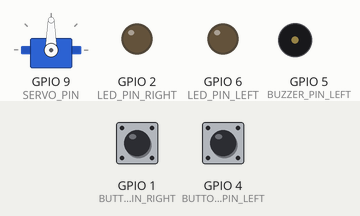
A sketch run on a simulated ESP32-S3. Shown: servo, output pins drawn as LEDs (lit = HIGH), buzzer (waves = sounding). Inputs (shaded band) come from the test bench; at power-on: GPIO 1 (BUTTON_PIN_RIGHT) HIGH, GPIO 4 (BUTTON_PIN_LEFT) HIGH. What the sketch prints to the serial monitor is not drawn.

Above: at 1.4 s.
1.5 s: GPIO 1 (BUTTON_PIN_RIGHT) pulled LOW for 0.15 s
At 2.2 s:
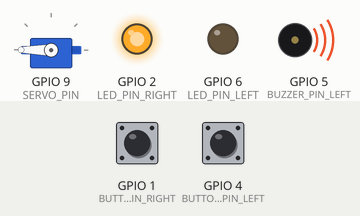
Timing chart, 0 to 4.5 s (numbered marks = the images above; inputs shaded):
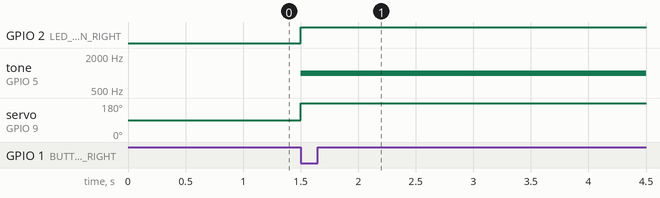

Measured:
- after the input at 1.5 s, GPIO 2 (LED_PIN_RIGHT): LOW → HIGH at once; tone on GPIO 5 (BUZZER_PIN_LEFT): silent → 1000 Hz at once; servo on GPIO 9 (SERVO_PIN): 90° → 180° at once

The sketch:

Proyecto.ino
```cpp
#include "Config.h"

unsigned long last_press_left_millis;
unsigned long last_press_right_millis;

uint8_t output_active = 0;
unsigned long output_start_time = 0;

void setup() {
  Serial.begin(115200);

  devices_setup();

  last_press_left_millis  = 0;
  last_press_right_millis = 0;

  servo_angle = 90;
  my_servo.write(servo_angle);

  Serial.println();
  Serial.println("Press buttons on GPIO 4 (←) or GPIO 1 (→)");
  Serial.println();
}


void loop() {

  //  If Left Side Was Press
  if (state_button & SWITCH_LEFT) {

    ledcWriteTone(BUZZER_PIN_RIGHT, 0);
    digitalWrite(LED_PIN_RIGHT, LED_OFF);

    ledcWriteTone(BUZZER_PIN_LEFT, BUZZER_FREQ_LEFT);
    digitalWrite(LED_PIN_LEFT, LED_ON);

    servo_angle = max( SERVO_MIN_ANGLE,
                      servo_angle - SERVO_STEP_ANGLE);

    my_servo.write(servo_angle);

    output_active = SWITCH_LEFT;
    output_start_time = millis();

    state_button &= ~SWITCH_LEFT;
  }


  //  If Right Side Was Press
  if (state_button & SWITCH_RIGHT) {

    ledcWriteTone(BUZZER_PIN_LEFT, 0);
    digitalWrite(LED_PIN_LEFT, LED_OFF);

    ledcWriteTone(BUZZER_PIN_RIGHT, BUZZER_FREQ_RIGHT);
    digitalWrite(LED_PIN_RIGHT, LED_ON);

    servo_angle = min( SERVO_MAX_ANGLE,
                      servo_angle + SERVO_STEP_ANGLE);

    my_servo.write(servo_angle);

    output_active = SWITCH_RIGHT;
    output_start_time = millis();

    state_button &= ~SWITCH_LEFT;
  }


  if (output_active &&
      millis() - output_start_time >= TIMER_DELAY) {

    if (output_active == SWITCH_LEFT) {
      ledcWriteTone(BUZZER_PIN_LEFT, 0);
      digitalWrite(LED_PIN_LEFT, LED_OFF);
    }
    else if (output_active == SWITCH_RIGHT) {
      ledcWriteTone(BUZZER_PIN_RIGHT, 0);
      digitalWrite(LED_PIN_RIGHT, LED_OFF);
    }

  }

  output_active = 0;
}


/*
void loop() {

  //  If Left Side Was Press
  if (state_button & SWITCH_LEFT) {

    unsigned long current_time_left_millis = millis();

    if (current_time_left_millis - last_press_left_millis > TIMER_DELAY) {
      ledcWriteTone(BUZZER_PIN_LEFT, BUZZER_FREQ_LEFT);
      digitalWrite(LED_PIN_LEFT, LED_ON);
    }

    servo_angle = max( SERVO_MIN_ANGLE, servo_angle - SERVO_STEP_ANGLE);
    my_servo.write(servo_angle);

    ledcWriteTone(BUZZER_PIN_LEFT, 0);
    digitalWrite(LED_PIN_LEFT, LED_OFF);
    state_button = 0x0;
    last_press_left_millis = current_time_left_millis;
  }


  //  If Right Side Was Press
  if ( state_button & SWITCH_RIGHT){
    unsigned long current_time_right_millis = millis();

    if (current_time_right_millis - last_press_right_millis > TIMER_DELAY) {
      ledcWriteTone(BUZZER_PIN_RIGHT, BUZZER_FREQ_RIGHT);
      digitalWrite(LED_PIN_RIGHT, LED_ON);
    }

    servo_angle = min( SERVO_MAX_ANGLE, servo_angle + SERVO_STEP_ANGLE);
    my_servo.write(servo_angle);

    ledcWriteTone(BUZZER_PIN_RIGHT, 0);
    digitalWrite(LED_PIN_RIGHT, LED_OFF);
    state_button = 0x0;
    last_press_right_millis = current_time_right_millis;
  }

  //delay(1000);
}
*/
```

Config.cpp
```cpp
#include "esp32-hal.h"
#include "Config.h"

volatile uint8_t state_button = 0;

Servo my_servo;
int servo_angle = 0;

// Variables usadas para el debounce
static uint32_t last_left_interrupt  = 0;
static uint32_t last_right_interrupt = 0;


void devices_setup() {
  // Left Side Setup
  pinMode(BUTTON_PIN_LEFT, BUTTON_MODE);
  pinMode(LED_PIN_LEFT, OUTPUT);
  ledcAttach(BUZZER_PIN_LEFT, BUZZER_FREQ_LEFT, 8);
  ledcWriteTone(BUZZER_PIN_LEFT, 0);
  attachInterrupt(BUTTON_PIN_LEFT, Left_buttonISR, FALLING);
  // For mor portability use
  /*
  attachInterrupt(digitalPinToInterrupt(BUTTOM_PIN_LEFT),
    Left_buttonISR,
    FALLING);
  */


  // Right Side Setup
  pinMode(BUTTON_PIN_RIGHT, BUTTON_MODE);
  pinMode(LED_PIN_RIGHT, OUTPUT);
  ledcAttach(BUZZER_PIN_RIGHT, BUZZER_FREQ_RIGHT, 8);
  ledcWriteTone(BUZZER_PIN_RIGHT, 0);
  attachInterrupt(BUTTON_PIN_RIGHT, Right_buttonISR, FALLING);
  // For mor portability use
  /*
  attachInterrupt(digitalPinToInterrupt(BUTTOM_PIN_RIGHT),
    Right_buttonISR,
    FALLING);
  */

  // SERVO
  ESP32PWM::allocateTimer(0);
  ESP32PWM::allocateTimer(1);
  ESP32PWM::allocateTimer(2);
  ESP32PWM::allocateTimer(3);
  my_servo.setPeriodHertz(50);
  my_servo.attach(SERVO_PIN, 500, 2400);
  delay(200);
  //servo_angle = 90;
  //my_servo.write(servo_angle);
}

// Debounce Implemented inside ISR

void ARDUINO_ISR_ATTR Left_buttonISR() {
  uint32_t now = micros();

  if (now - last_left_interrupt > DEBOUNCE_DELAY) {
    state_button |= SWITCH_LEFT;
    last_left_interrupt = now;
  }
}

void ARDUINO_ISR_ATTR Right_buttonISR() {
  uint32_t now = micros();

  if (now - last_right_interrupt > DEBOUNCE_DELAY) {
    state_button |= SWITCH_RIGHT;
    last_right_interrupt = now;
  }
}
```

Config.h
```cpp
#pragma once

#include <Arduino.h>
#include <ESP32Servo.h>
//#include "hal/ledc_types.h"

//-----------Pin Definition-------------

constexpr uint8_t BUTTON_PIN_LEFT    = 4;
constexpr uint8_t BUZZER_PIN_LEFT    = 5;
constexpr uint8_t LED_PIN_LEFT       = 6;

constexpr uint8_t BUTTON_PIN_RIGHT   = 1;
constexpr uint8_t BUZZER_PIN_RIGHT   = 3;
constexpr uint8_t LED_PIN_RIGHT      = 2;

constexpr uint8_t SERVO_PIN          = 9;


//-----------Contants-------------------

constexpr uint32_t BUZZER_FREQ_LEFT  = 500;
constexpr uint32_t BUZZER_FREQ_RIGHT = 1000;

constexpr uint8_t SWITCH_LEFT        = 0x10;
constexpr uint8_t SWITCH_RIGHT       = 0x01;


constexpr int SERVO_MAX_ANGLE        = 180;
constexpr int SERVO_MIN_ANGLE        = 0;
constexpr int SERVO_STEP_ANGLE       = 10;

constexpr uint32_t TIMER_DELAY       = 500;
constexpr uint32_t DEBOUNCE_DELAY    = 50000;
constexpr uint8_t BUTTON_MODE        = INPUT_PULLUP;
constexpr uint8_t BUTTON_PRESSED     = LOW;
constexpr uint8_t BUTTON_UNPRESSED   = HIGH;
constexpr uint8_t LED_ON             = HIGH;
constexpr uint8_t LED_OFF            = LOW;

//-----------Functions------------------

void devices_setup();

void ARDUINO_ISR_ATTR Left_buttonISR();
void ARDUINO_ISR_ATTR Right_buttonISR();

//-----------Interrupts Variables-------

extern volatile uint8_t state_button;
extern Servo my_servo;
extern int servo_angle;
```
